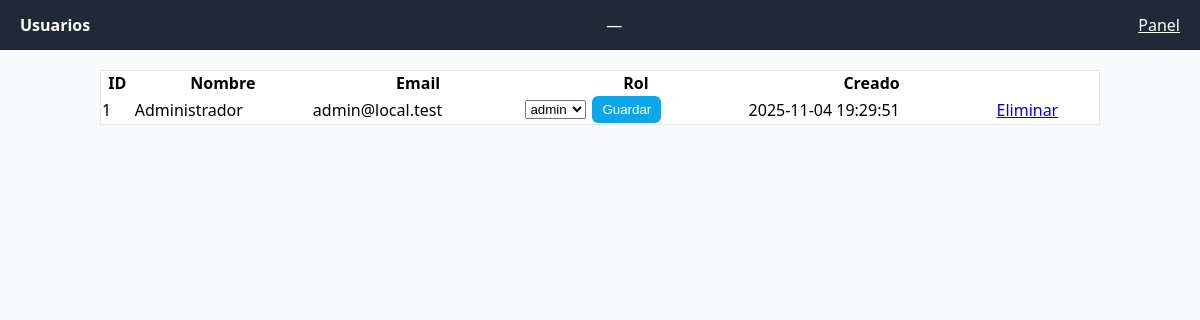
Page /admin_usuarios.php (signed in) on the committed database.
### tables this page shows
CREATE TABLE usuarios (
  id INT AUTO_INCREMENT PRIMARY KEY,
  nombre VARCHAR(100) NOT NULL,
  email VARCHAR(150) UNIQUE NOT NULL,
  password VARCHAR(255),
  google_id VARCHAR(255) DEFAULT NULL,
  telefono VARCHAR(50),
  direccion TEXT,
  rol ENUM('cliente','admin') DEFAULT 'cliente',
  voice_enrolled TINYINT(1) DEFAULT 0,
  created_at TIMESTAMP DEFAULT CURRENT_TIMESTAMP
);

### admin_usuarios.php (the view, shortened to what this page needs)
<?php
require_once __DIR__ . '/conexion.php';
$rows = $pdo->query("SELECT id,nombre,email,rol,created_at FROM usuarios ORDER BY id DESC")->fetchAll();
?>
<!doctype html>
<html lang="es">
<head><meta charset="utf-8"><meta name="viewport" content="width=device-width,initial-scale=1">
<link rel="stylesheet" href="assets/css/style.css">
</head>
<body>
<header><strong>Usuarios</strong> — <a href="admin.php" style="color:#fff">Panel</a></header>
<div class="container">
  <table style="width:100%;border-collapse:collapse;background:#fff;border:1px solid #e5e7eb">
    <tr><th>ID</th><th>Nombre</th><th>Email</th><th>Rol</th><th>Creado</th><th></th></tr>
    <?php foreach($rows as $r): ?>
      <tr>
        <td><?= (int)$r['id'] ?></td>
        <td><?= htmlspecialchars($r['nombre']) ?></td>
        <td><?= htmlspecialchars($r['email']) ?></td>
        <td>
          <form method="post" style="display:flex;gap:6px;align-items:center">
            <select name="rol">
              <option value="admin" <?= $r['rol']==='admin'?'selected':'' ?>>admin</option>
            </select>
            <button style="padding:6px 10px;border:0;border-radius:6px;background:#0ea5e9;color:#fff;cursor:pointer">Guardar</button>
          </form>
        </td>
        <td><?= htmlspecialchars($r['created_at']) ?></td>
        <td><a href="admin_usuarios.php?del=<?= (int)$r['id'] ?>" onclick="return confirm('¿Eliminar usuario?')">Eliminar</a></td>
      </tr>
    <?php endforeach; ?>
  </table>
</div>
</body>
</html>

### assets/css/style.css (style rules this page uses)
body { font-family:system-ui,-apple-system,Segoe UI,Roboto,Ubuntu,Cantarell,Noto Sans,sans-serif;margin:0;background:#f8fafc }
header { background:#1f2937;color:#fff;padding:14px 20px;display:flex;justify-content:space-between;align-items:center }
.container { max-width:1000px;margin:20px auto;padding:0 16px }

### rows in the picture
usuarios: id "1", nombre "Administrador", email "admin@local.test", rol "admin", created_at "2025-11-04 19:29:51"
